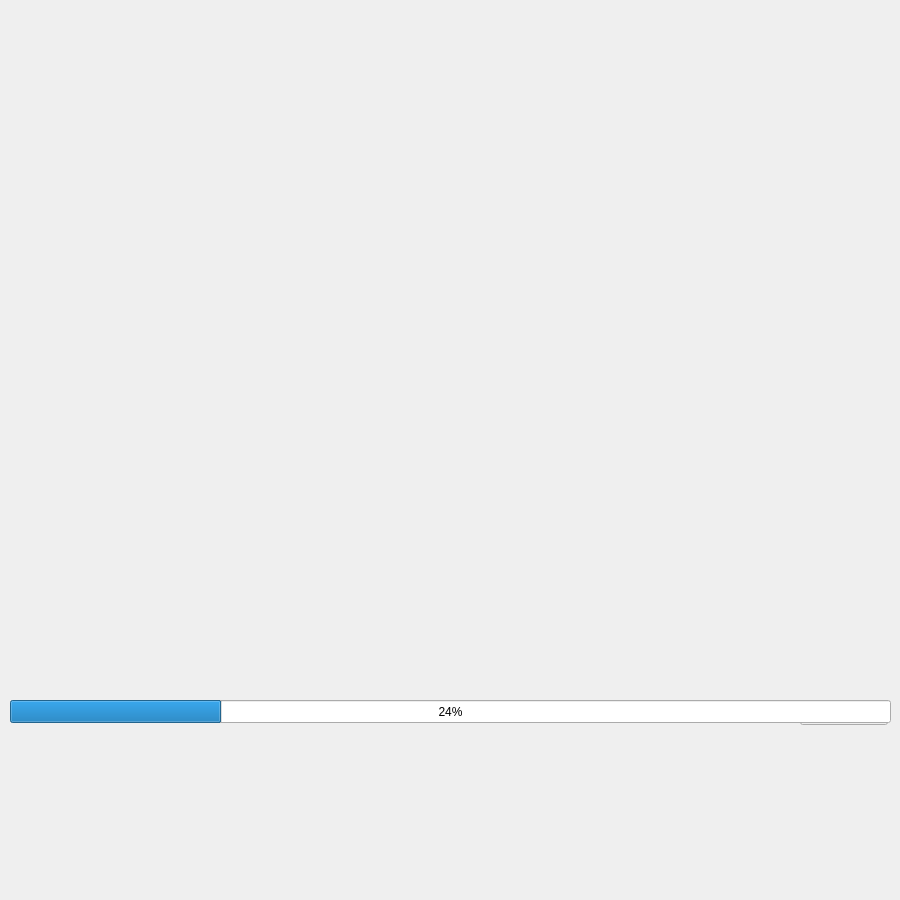
<?xml version="1.0" encoding="UTF-8"?>
<ui version="4.0">
 <class>ParseScreen</class>
 <widget class="QWidget" name="ParseScreen">
  <property name="geometry">
   <rect>
    <x>0</x>
    <y>0</y>
    <width>900</width>
    <height>900</height>
   </rect>
  </property>
  <property name="windowTitle">
   <string>Form</string>
  </property>
  <widget class="QPushButton" name="parseButton">
   <property name="geometry">
    <rect>
     <x>800</x>
     <y>700</y>
     <width>88</width>
     <height>25</height>
    </rect>
   </property>
   <property name="text">
    <string>Parse</string>
   </property>
  </widget>
  <widget class="QProgressBar" name="progressBar">
   <property name="enabled">
    <bool>true</bool>
   </property>
   <property name="geometry">
    <rect>
     <x>10</x>
     <y>700</y>
     <width>881</width>
     <height>23</height>
    </rect>
   </property>
   <property name="toolTip">
    <string/>
   </property>
   <property name="styleSheet">
    <string notr="true"/>
   </property>
   <property name="value">
    <number>24</number>
   </property>
   <property name="alignment">
    <set>Qt::AlignCenter</set>
   </property>
   <property name="format">
    <string>%p%</string>
   </property>
  </widget>
  <widget class="QWidget" name="verticalLayoutWidget">
   <property name="geometry">
    <rect>
     <x>10</x>
     <y>10</y>
     <width>881</width>
     <height>681</height>
    </rect>
   </property>
   <layout class="QVBoxLayout" name="verticalLayout"/>
  </widget>
 </widget>
 <resources/>
 <connections/>
</ui>
